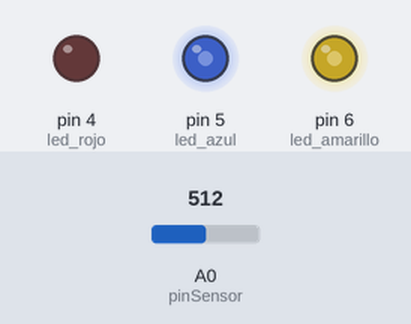
A sketch run on a simulated Arduino Uno, built with avr-gcc and run on an emulated ATmega328P. On the bench: output pins drawn as LEDs (lit = HIGH). The test bench sets the inputs (shaded band); at power-on: A0 (pinSensor) = 512.

Above: at 1.2 s.
1.3 s: A0 (pinSensor) set to 716
At 2.5 s:
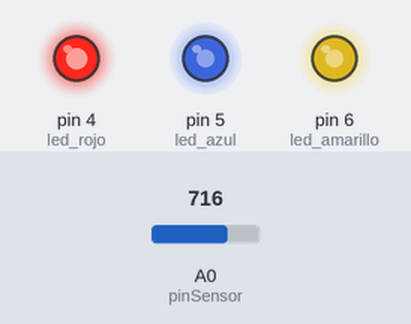
2.8 s: A0 (pinSensor) set to 900
At 3.8 s:
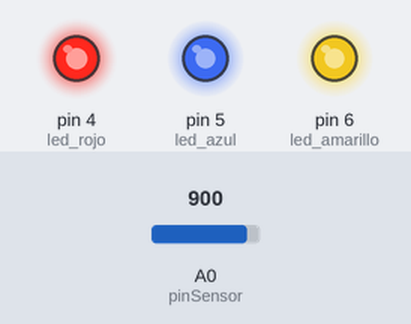
4.3 s: A0 (pinSensor) set to 122
At 5.1 s:
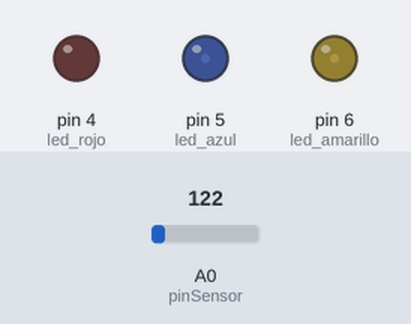
5.8 s: A0 (pinSensor) set to 0
At 6.2 s:
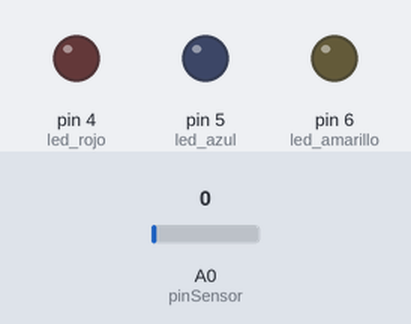
7.3 s: A0 (pinSensor) set to 511
At 8.7 s:
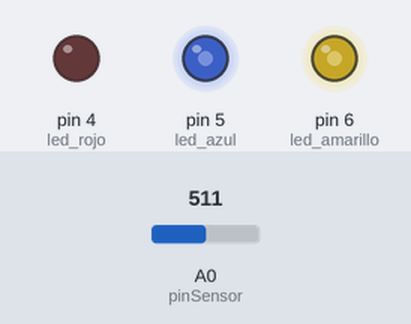
Timing chart, 0 to 9.8 s (numbered marks = the images above; inputs shaded):
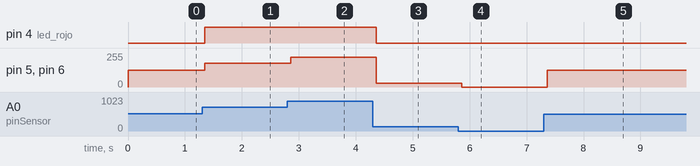

The sketch:

tp_1_41.ino
```cpp
#define led_rojo 4
#define led_azul 5
#define led_amarillo 6
#define pinSensor 0
int valorPotenciometro = 0;
int brilloLed = 0;

void setup() {
   Serial.begin(9600);
   pinMode(led_rojo,OUTPUT);
   pinMode(led_azul,OUTPUT);
   pinMode(led_amarillo,OUTPUT);
   pinMode(pinSensor, INPUT);
}

void loop() {
  valorPotenciometro = analogRead(pinSensor);
  brilloLed = map(valorPotenciometro, 0, 1023, 0, 255);
  analogWrite(led_rojo, brilloLed);
  analogWrite(led_azul, brilloLed);
  analogWrite(led_amarillo, brilloLed);
  delay(150);
}
```

Measured:
- after the input at 1.3 s, pin 4 (led_rojo): LOW → HIGH after 0.05 s; pin 5 (led_azul), pin 6 (led_amarillo): 127/255 → 178/255 after 0.05 s
- after the input at 2.8 s, pin 5 (led_azul), pin 6 (led_amarillo): 178/255 → 224/255 after 0.05 s
- after the input at 4.3 s, pin 4 (led_rojo): HIGH → LOW after 0.06 s; pin 5 (led_azul), pin 6 (led_amarillo): 224/255 → 30/255 after 0.06 s
- after the input at 5.8 s, pin 5 (led_azul), pin 6 (led_amarillo): 30/255 → 0/255 after 0.06 s
- after the input at 7.3 s, pin 5 (led_azul), pin 6 (led_amarillo): 0/255 → 127/255 after 0.06 s
